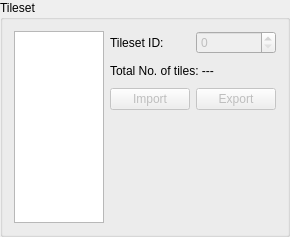
           <widget class="QGroupBox" name="GB_Tileset">
            <property name="sizePolicy">
             <sizepolicy hsizetype="Preferred" vsizetype="Expanding">
              <horstretch>0</horstretch>
              <verstretch>0</verstretch>
             </sizepolicy>
            </property>
            <property name="title">
             <string>Tileset</string>
            </property>
            <layout class="QVBoxLayout" name="verticalLayout_16">
             <item>
              <layout class="QHBoxLayout" name="horizontalLayout_22">
               <item>
                <widget class="QGraphicsView" name="Tileset_GV">
                 <property name="sizePolicy">
                  <sizepolicy hsizetype="Fixed" vsizetype="Expanding">
                   <horstretch>0</horstretch>
                   <verstretch>0</verstretch>
                  </sizepolicy>
                 </property>
                 <property name="minimumSize">
                  <size>
                   <width>90</width>
                   <height>0</height>
                  </size>
                 </property>
                 <property name="maximumSize">
                  <size>
                   <width>90</width>
                   <height>16777215</height>
                  </size>
                 </property>
                </widget>
               </item>
               <item>
                <layout class="QVBoxLayout" name="verticalLayout_17">
                 <item>
                  <layout class="QHBoxLayout" name="horizontalLayout_24">
                   <item>
                    <widget class="QLabel" name="label_17">
                     <property name="text">
                      <string>Tileset ID:</string>
                     </property>
                    </widget>
                   </item>
                   <item>
                    <widget class="QSpinBox" name="Tileset_SB_Index">
                     <property name="enabled">
                      <bool>false</bool>
                     </property>
                     <property name="sizePolicy">
                      <sizepolicy hsizetype="Preferred" vsizetype="Fixed">
                       <horstretch>0</horstretch>
                       <verstretch>0</verstretch>
                      </sizepolicy>
                     </property>
                    </widget>
                   </item>
                  </layout>
                 </item>
                 <item>
                  <widget class="QLabel" name="Tileset_Label">
                   <property name="minimumSize">
                    <size>
                     <width>0</width>
                     <height>22</height>
                    </size>
                   </property>
                   <property name="text">
                    <string>Total No. of tiles: ---</string>
                   </property>
                  </widget>
                 </item>
                 <item>
                  <layout class="QHBoxLayout" name="horizontalLayout_26">
                   <item>
                    <widget class="QPushButton" name="Tileset_PB_Import">
                     <property name="enabled">
                      <bool>false</bool>
                     </property>
                     <property name="text">
                      <string>Import</string>
                     </property>
                    </widget>
                   </item>
                   <item>
                    <widget class="QPushButton" name="Tileset_PB_Export">
                     <property name="enabled">
                      <bool>false</bool>
                     </property>
                     <property name="text">
                      <string>Export</string>
                     </property>
                    </widget>
                   </item>
                  </layout>
                 </item>
                 <item>
                  <spacer name="verticalSpacer_7">
                   <property name="orientation">
                    <enum>Qt::Vertical</enum>
                   </property>
                   <property name="sizeHint" stdset="0">
                    <size>
                     <width>20</width>
                     <height>20</height>
                    </size>
                   </property>
                  </spacer>
                 </item>
                </layout>
               </item>
              </layout>
             </item>
            </layout>
           </widget>
